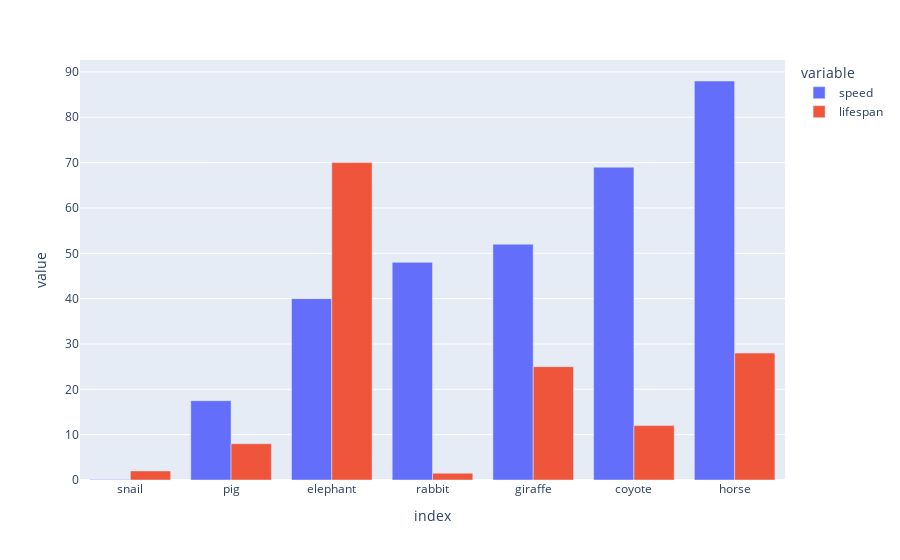

Here is the notebook cell this chart was saved with:
### Code cell
psdf.plot.bar(barmode='group')

### Figure 1 — Plotly figure (JSON) as saved in the notebook; plotly's stock layout.template omitted (floating-point values rounded to 4 significant figures)
{"data": [{"alignmentgroup": "True", "hovertemplate": "variable=speed<br>index=%{x}<br>value=%{y}<extra></extra>", "legendgroup": "speed", "marker": {"color": "#636efa", "pattern": {"shape": ""}}, "name": "speed", "offsetgroup": "speed", "orientation": "v", "showlegend": true, "textposition": "auto", "type": "bar", "x": ["snail", "pig", "elephant", "rabbit", "giraffe", "coyote", "horse"], "xaxis": "x", "y": [0.1, 17.5, 40, 48, 52, 69, 88], "yaxis": "y"}, {"alignmentgroup": "True", "hovertemplate": "variable=lifespan<br>index=%{x}<br>value=%{y}<extra></extra>", "legendgroup": "lifespan", "marker": {"color": "#EF553B", "pattern": {"shape": ""}}, "name": "lifespan", "offsetgroup": "lifespan", "orientation": "v", "showlegend": true, "textposition": "auto", "type": "bar", "x": ["snail", "pig", "elephant", "rabbit", "giraffe", "coyote", "horse"], "xaxis": "x", "y": [2, 8, 70, 1.5, 25, 12, 28], "yaxis": "y"}], "layout": {"autosize": true, "barmode": "group", "legend": {"title": {"text": "variable"}, "tracegroupgap": 0}, "margin": {"t": 60}, "xaxis": {"anchor": "y", "autorange": true, "domain": [0, 1], "range": [-0.5, 6.5], "title": {"text": "index"}, "type": "category"}, "yaxis": {"anchor": "x", "autorange": true, "domain": [0, 1], "range": [0, 92.63], "title": {"text": "value"}, "type": "linear"}}}
